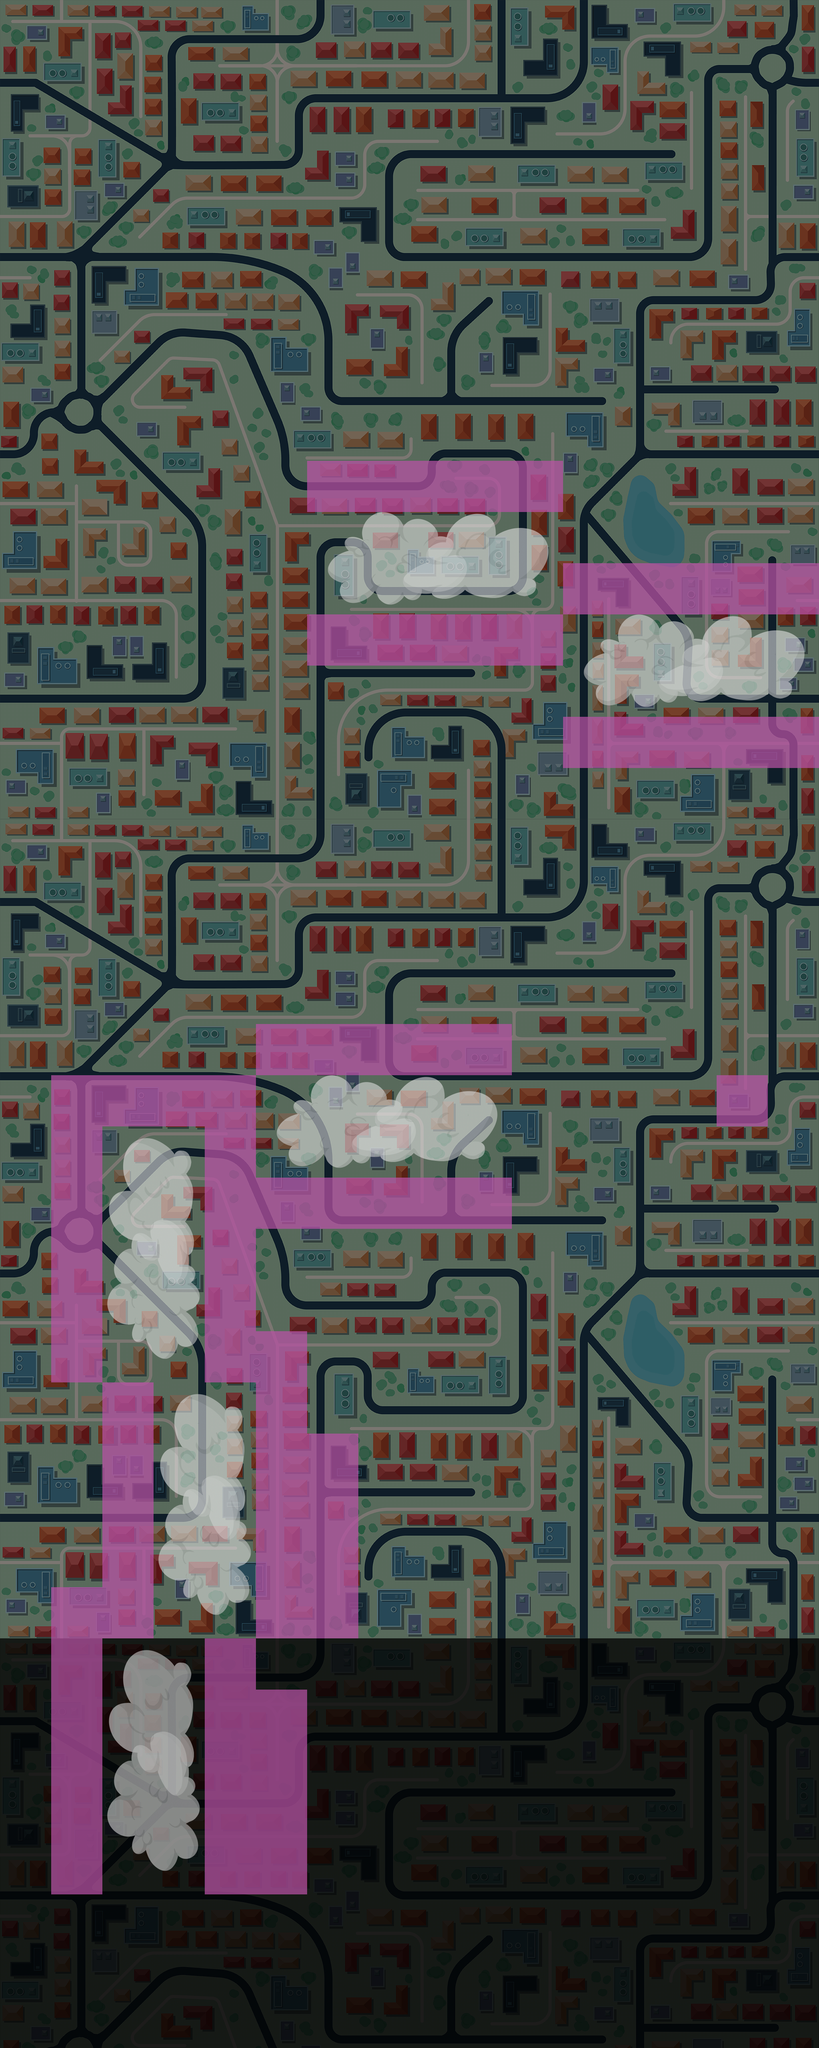

Below is a game level as drawn by its tile map, then a one-line description and the .tmx file that defines it, in full:
An orthogonal 16x40 tile map with 128x128 px tiles, 2 tile layers (boundaries, clouds), 7 tilesets, 6 image layers and 8 objects (3x drone, 2x hunter, delivery point 00, spawn point, airplane 0).

<map version="1.2" tiledversion="1.3.1" orientation="orthogonal" renderorder="right-up" compressionlevel="0" width="16" height="40" tilewidth="128" tileheight="128" infinite="0" nextlayerid="22" nextobjectid="112">
 <tileset firstgid="1" name="DeliveryPointTileset" tilewidth="512" tileheight="512" tilecount="1" columns="1">
  <image source="data/Delivery Point.png" width="512" height="512" />
 </tileset>
 <tileset firstgid="2" name="Airplane" tilewidth="512" tileheight="512" tilecount="1" columns="1">
  <image source="data/Airplane6.png" width="512" height="512" />
 </tileset>
 <tileset firstgid="3" name="Drone" tilewidth="335" tileheight="335" tilecount="1" columns="1">
  <image source="data/Drone - Tiled.png" width="335" height="335" />
 </tileset>
 <tileset firstgid="4" name="Hunter" tilewidth="400" tileheight="400" tilecount="1" columns="1">
  <image source="data/Female Hunter - Tiled.png" width="400" height="400" />
 </tileset>
 <tileset firstgid="5" name="Clouds Borders" tilewidth="128" tileheight="128" tilecount="64" columns="8">
  <image source="data/Clouds Border Tileset.png" width="1024" height="1024" />
 </tileset>
 <tileset firstgid="69" name="Symbols - not in game" tilewidth="128" tileheight="128" spacing="1" tilecount="1" columns="1">
  <image source="data/Symbols for Tiled.png" width="256" height="256" />
 </tileset>
 <tileset firstgid="70" name="Clouds Tileset" tilewidth="128" tileheight="128" tilecount="256" columns="16">
  <image source="data/Clouds - Spritesheet.png" width="2048" height="2048" />
 </tileset>
 <imagelayer id="2" name="background image 0" opacity="0.49">
  <image source="data/map tile 2048x2048.png" width="2048" height="2048" />
 </imagelayer>
 <imagelayer id="17" name="background image 1" opacity="0.49" offsetx="2048" offsety="0">
  <image source="data/map tile 2048x2048.png" width="2048" height="2048" />
 </imagelayer>
 <imagelayer id="18" name="background image 2" opacity="0.49" offsetx="0" offsety="2048">
  <image source="data/map tile 2048x2048.png" width="2048" height="2048" />
 </imagelayer>
 <imagelayer id="19" name="background image 3" opacity="0.49" offsetx="2048" offsety="2048">
  <image source="data/map tile 2048x2048.png" width="2048" height="2048" />
 </imagelayer>
 <imagelayer id="20" name="background image 4" opacity="0.49" offsetx="0" offsety="4096">
  <image source="data/map tile 2048x2048.png" width="2048" height="2048" />
 </imagelayer>
 <imagelayer id="21" name="background image 5" opacity="0.49" offsetx="2048" offsety="4096">
  <image source="data/map tile 2048x2048.png" width="2048" height="2048" />
 </imagelayer>
 <objectgroup id="3" name="Object Layer 1">
  <object id="6" name="delivery point 00" gid="1" x="1360.12" y="648" width="512" height="512">
   <properties>
    <property name="timer" type="int" value="60" />
   </properties>
  </object>
  <object id="101" name="drone" gid="3" x="-1315.72" y="2266.35" width="335" height="335" />
  <object id="102" name="drone" gid="3" x="1326.71" y="1661.26" width="335" height="335" />
  <object id="104" name="hunter" gid="4" x="-1147.39" y="3848.85" width="400" height="400" />
  <object id="105" name="hunter" gid="4" x="1111.03" y="780.97" width="400" height="400" />
  <object id="106" name="drone" gid="3" x="-1325.17" y="1345.5" width="335" height="335" />
  <object id="110" name="spawn point" gid="69" x="1383.76" y="4859.64" width="128" height="128" rotation="-90">
   <properties>
    <property name="speed" type="float" value="200" />
   </properties>
  </object>
  <object id="111" name="airplane 0" gid="2" x="-708.666" y="1915.33" width="665.333" height="665.333" rotation="32.0003">
   <properties>
    <property name="life_time" type="float" value="17" />
    <property name="spawn_frequency_time" type="float" value="12" />
    <property name="speed" type="float" value="200" />
   </properties>
  </object>
 </objectgroup>
 <layer id="12" name="boundaries" width="16" height="40">
  <data encoding="csv">
0,0,0,0,0,0,0,0,0,0,0,0,0,0,0,0,
0,0,0,0,0,0,0,0,0,0,0,0,0,0,0,0,
0,0,0,0,0,0,0,0,0,0,0,0,0,0,0,0,
0,0,0,0,0,0,0,0,0,0,0,0,0,0,0,0,
0,0,0,0,0,0,0,0,0,0,0,0,0,0,0,0,
0,0,0,0,0,0,0,0,0,0,0,0,0,0,0,0,
0,0,0,0,0,0,0,0,0,0,0,0,0,0,0,0,
0,0,0,0,0,0,0,0,0,0,0,0,0,0,0,0,
0,0,0,0,0,0,0,0,0,0,0,0,0,0,0,0,
0,0,0,0,0,0,0,0,0,0,0,0,0,0,0,0,
0,0,0,0,0,0,0,0,0,0,0,0,0,0,0,0,
0,0,0,0,0,0,0,0,0,0,0,0,0,0,0,0,
0,0,0,0,0,0,0,0,0,0,0,0,0,0,0,0,
0,0,0,0,0,0,0,0,0,0,0,0,0,0,0,0,
0,0,0,0,0,0,0,0,0,0,0,0,0,0,0,0,
0,0,0,0,0,0,0,0,0,0,0,0,0,0,0,0,
0,0,0,0,0,0,0,0,0,0,0,0,0,0,0,0,
0,0,0,0,0,0,0,0,0,0,0,0,0,0,0,0,
0,0,0,0,0,0,0,0,0,0,0,0,0,0,0,0,
0,0,0,0,0,0,0,0,0,0,0,0,0,0,0,0,
0,0,0,0,0,0,0,0,0,0,0,0,0,0,0,0,
0,0,0,0,0,0,0,0,0,0,0,0,0,0,0,0,
0,0,0,0,0,0,0,0,0,0,0,0,0,0,0,0,
0,0,0,0,0,0,0,0,0,0,0,0,0,0,0,0,
0,0,0,0,0,0,0,0,0,0,0,0,0,0,0,0,
0,0,0,0,0,0,0,0,0,0,0,0,0,0,0,0,
0,0,0,0,0,0,0,0,0,0,0,0,0,0,0,0,
0,0,0,0,0,0,0,0,0,0,0,0,0,0,0,0,
0,0,0,0,0,0,0,0,0,0,0,0,0,0,0,0,
0,0,0,0,0,0,0,0,0,0,0,0,0,0,0,0,
0,0,0,0,0,0,0,0,0,0,0,0,0,0,0,0,
0,0,0,0,0,0,0,0,0,0,0,0,0,0,0,0,
0,0,0,0,0,0,0,0,0,0,0,0,0,0,0,0,
0,0,0,0,0,0,0,0,0,0,0,0,0,0,0,0,
0,0,0,0,0,0,0,0,0,0,0,0,0,0,0,0,
0,0,0,0,0,0,0,0,0,0,0,0,0,0,0,0,
0,0,0,0,0,0,0,0,0,0,0,0,0,0,0,0,
0,0,0,0,0,0,0,0,0,0,0,0,0,0,0,0,
0,0,0,0,0,0,0,0,0,0,0,0,0,0,0,0,
0,0,0,0,0,0,0,0,0,0,0,0,0,0,0,0
</data>
 </layer>
 <layer id="16" name="clouds" width="16" height="40" opacity="0.73">
  <data encoding="csv">
0,0,0,0,0,0,0,0,0,0,0,0,0,0,0,0,
0,0,0,0,0,0,0,0,0,0,0,0,0,0,0,0,
0,0,0,0,0,0,0,0,0,0,0,0,0,0,0,0,
0,0,0,0,0,0,0,0,0,0,0,0,0,0,0,0,
0,0,0,0,0,0,0,0,0,0,0,0,0,0,0,0,
0,0,0,0,0,0,0,0,0,0,0,0,0,0,0,0,
0,0,0,0,0,0,0,0,0,0,0,0,0,0,0,0,
0,0,0,0,0,0,0,0,0,0,0,0,0,0,0,0,
0,0,0,0,0,0,0,0,0,0,0,0,0,0,0,0,
0,0,0,0,0,0,74,75,76,77,78,0,0,0,0,0,
0,0,0,0,0,0,90,91,92,93,94,0,0,0,0,0,
0,0,0,0,0,0,106,107,108,109,110,74,75,76,77,78,
0,0,0,0,0,0,122,123,124,125,126,90,91,92,93,94,
0,0,0,0,0,0,0,0,0,0,0,106,107,108,109,110,
0,0,0,0,0,0,0,0,0,0,0,122,123,124,125,126,
0,0,0,0,0,0,0,0,0,0,0,0,0,0,0,0,
0,0,0,0,0,0,0,0,0,0,0,0,0,0,0,0,
0,0,0,0,0,0,0,0,0,0,0,0,0,0,0,0,
0,0,0,0,0,0,0,0,0,0,0,0,0,0,0,0,
0,0,0,0,0,0,0,0,0,0,0,0,0,0,0,0,
0,0,0,0,0,74,75,76,77,78,0,0,0,0,0,0,
0,102,103,104,105,90,91,92,93,94,0,0,0,0,126,0,
0,118,119,120,121,106,107,108,109,110,0,0,0,0,0,0,
0,134,135,136,137,122,123,124,125,126,0,0,0,0,0,0,
0,150,151,152,153,0,0,0,0,0,0,0,0,0,0,0,
0,166,167,168,169,0,0,0,0,0,0,0,0,0,0,0,
0,182,183,184,185,105,0,0,0,0,0,0,0,0,0,0,
0,0,118,119,120,121,0,0,0,0,0,0,0,0,0,0,
0,0,134,135,136,137,138,0,0,0,0,0,0,0,0,0,
0,0,150,151,152,153,154,0,0,0,0,0,0,0,0,0,
0,0,166,167,168,169,170,0,0,0,0,0,0,0,0,0,
0,102,182,183,184,185,186,0,0,0,0,0,0,0,0,0,
0,118,119,120,121,0,0,0,0,0,0,0,0,0,0,0,
0,134,135,136,137,138,0,0,0,0,0,0,0,0,0,0,
0,150,151,152,153,154,0,0,0,0,0,0,0,0,0,0,
0,166,167,168,169,170,0,0,0,0,0,0,0,0,0,0,
0,182,183,184,185,186,0,0,0,0,0,0,0,0,0,0,
0,0,0,0,0,0,0,0,0,0,0,0,0,0,0,0,
0,0,0,0,0,0,0,0,0,0,0,0,0,0,0,0,
0,0,0,0,0,0,0,0,0,0,0,0,0,0,0,0
</data>
 </layer>
</map>
